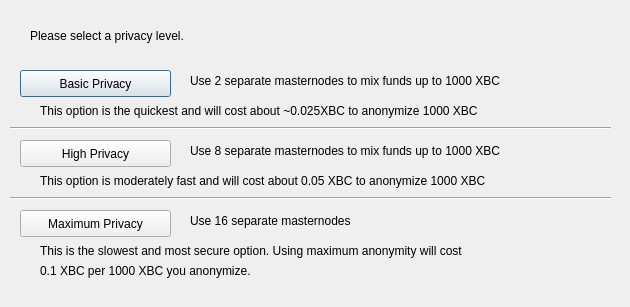
<?xml version="1.0" encoding="UTF-8"?>
<ui version="4.0">
 <class>DarksendConfig</class>
 <widget class="QDialog" name="DarksendConfig">
  <property name="geometry">
   <rect>
    <x>0</x>
    <y>0</y>
    <width>630</width>
    <height>307</height>
   </rect>
  </property>
  <property name="windowTitle">
   <string>Configure Darksend</string>
  </property>
  <widget class="QPushButton" name="buttonBasic">
   <property name="geometry">
    <rect>
     <x>20</x>
     <y>70</y>
     <width>151</width>
     <height>27</height>
    </rect>
   </property>
   <property name="text">
    <string>Basic Privacy</string>
   </property>
  </widget>
  <widget class="QPushButton" name="buttonHigh">
   <property name="geometry">
    <rect>
     <x>20</x>
     <y>140</y>
     <width>151</width>
     <height>27</height>
    </rect>
   </property>
   <property name="text">
    <string>High Privacy</string>
   </property>
  </widget>
  <widget class="QPushButton" name="buttonMax">
   <property name="geometry">
    <rect>
     <x>20</x>
     <y>210</y>
     <width>151</width>
     <height>27</height>
    </rect>
   </property>
   <property name="text">
    <string>Maximum Privacy</string>
   </property>
  </widget>
  <widget class="QLabel" name="label">
   <property name="geometry">
    <rect>
     <x>30</x>
     <y>20</y>
     <width>571</width>
     <height>31</height>
    </rect>
   </property>
   <property name="text">
    <string>Please select a privacy level.</string>
   </property>
  </widget>
  <widget class="QLabel" name="label_2">
   <property name="geometry">
    <rect>
     <x>190</x>
     <y>70</y>
     <width>421</width>
     <height>21</height>
    </rect>
   </property>
   <property name="text">
    <string>Use 2 separate masternodes to mix funds up to 1000 XBC</string>
   </property>
  </widget>
  <widget class="QLabel" name="label_3">
   <property name="geometry">
    <rect>
     <x>190</x>
     <y>140</y>
     <width>411</width>
     <height>21</height>
    </rect>
   </property>
   <property name="text">
    <string>Use 8 separate masternodes to mix funds up to 1000 XBC</string>
   </property>
  </widget>
  <widget class="QLabel" name="label_4">
   <property name="geometry">
    <rect>
     <x>190</x>
     <y>210</y>
     <width>421</width>
     <height>21</height>
    </rect>
   </property>
   <property name="text">
    <string>Use 16 separate masternodes</string>
   </property>
  </widget>
  <widget class="QLabel" name="label_6">
   <property name="geometry">
    <rect>
     <x>40</x>
     <y>100</y>
     <width>561</width>
     <height>21</height>
    </rect>
   </property>
   <property name="text">
    <string>This option is the quickest and will cost about ~0.025XBC to anonymize 1000 XBC</string>
   </property>
  </widget>
  <widget class="QLabel" name="label_7">
   <property name="geometry">
    <rect>
     <x>40</x>
     <y>170</y>
     <width>561</width>
     <height>21</height>
    </rect>
   </property>
   <property name="text">
    <string>This option is moderately fast and will cost about 0.05 XBC to anonymize 1000 XBC</string>
   </property>
  </widget>
  <widget class="QLabel" name="label_8">
   <property name="geometry">
    <rect>
     <x>40</x>
     <y>240</y>
     <width>561</width>
     <height>21</height>
    </rect>
   </property>
   <property name="text">
    <string>This is the slowest and most secure option. Using maximum anonymity will cost</string>
   </property>
  </widget>
  <widget class="QLabel" name="label_9">
   <property name="geometry">
    <rect>
     <x>40</x>
     <y>260</y>
     <width>561</width>
     <height>21</height>
    </rect>
   </property>
   <property name="text">
    <string>0.1 XBC per 1000 XBC you anonymize.</string>
   </property>
  </widget>
  <widget class="Line" name="line">
   <property name="geometry">
    <rect>
     <x>10</x>
     <y>120</y>
     <width>601</width>
     <height>16</height>
    </rect>
   </property>
   <property name="orientation">
    <enum>Qt::Horizontal</enum>
   </property>
  </widget>
  <widget class="Line" name="line_2">
   <property name="geometry">
    <rect>
     <x>10</x>
     <y>190</y>
     <width>601</width>
     <height>16</height>
    </rect>
   </property>
   <property name="orientation">
    <enum>Qt::Horizontal</enum>
   </property>
  </widget>
 </widget>
 <resources/>
 <connections/>
</ui>
